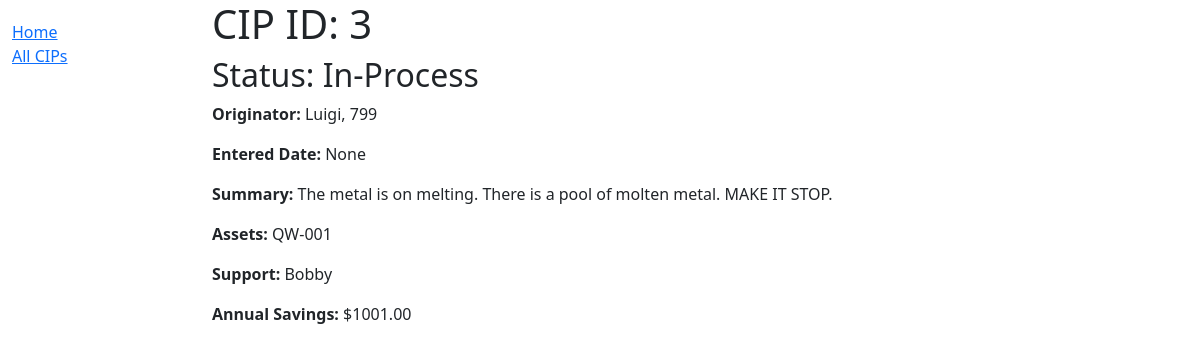
The app's page /catalog/cip/3 with its own data.
### catalog/models.py (models this page shows, shortened)
class cipIdea(models.Model):
    originator = models.ForeignKey(Associate, on_delete=models.PROTECT, related_name='originator')
    entered_date = models.DateField(auto_now_add=True)
    assets = models.ForeignKey(Asset, on_delete=models.PROTECT, help_text="Enter the asset related to the CIP Idea", null=True)
    status = models.ForeignKey(Status, on_delete=models.PROTECT)
    completed_date = models.DateField(blank=True, null=True)
    summary = models.TextField( help_text="Enter the summary of the CIP idea")
    eng_support = models.ForeignKey(Associate, on_delete=models.PROTECT, related_name='supporter')
    annual_savings = models.DecimalField(max_digits=8, decimal_places=2)

class Status(models.Model):
    WORK_STATUS = (
        ('i', 'In-Process'),
        ('c', 'Completed'),
        ('d', 'Deferred'),
    )
    status = models.CharField(
        max_length=1,
        choices=WORK_STATUS,
        blank=False,
        default='i',
        help_text='Enter a status for CIP',
    )

class Associate(models.Model):
    emp_id = models.PositiveIntegerField(help_text='Enter the employees ID number', unique=True)
    first_name = models.CharField(max_length=30, help_text="Enter in the associate's first name")
    last_name = models.CharField(max_length=30, help_text="Enter in the associate's last name",
                                 blank=True, null=True)
    dept = models.ForeignKey('Dept', on_delete=models.PROTECT, null=True)

class Asset(models.Model):
    asset_num = models.CharField(max_length=20, help_text='Enter the asset number', unique=True)
    dept = models.ForeignKey('Dept', on_delete=models.PROTECT, null=True, blank=False)

### catalog/views.py (the view)
# urls.py: re_path(r'^cip/(?P<pk>\d+)$', views.CIPDetailView.as_view(), name='cip-detail'),
class CIPDetailView(generic.DetailView):
    model = cipIdea
    context_object_name = 'cip_detail'
    template_name = 'catalog/cipidea_detail.html'

### catalog/templates/catalog/cipidea_detail.html
{% extends "base_generic.html" %}
{% block content %}
    {% if cip_detail %}
        <h1>CIP ID: {{ cip_detail.id }}</h1>
        <h2>Status: {{ cip_detail.status.get_status_display   }}</h2>
        <p><strong>Originator:</strong> {{ cip_detail.originator.first_name}}, {{ cip_detail.originator.emp_id }}</p>
        <p><strong>Entered Date:</strong> {{ cip_detail.completed_date }}</p>
        <p><strong>Summary:</strong> {{ cip_detail.summary }}</p>
        <p><strong>Assets:</strong> {{ cip_detail.assets.asset_num }}</p>
        <p><strong>Support:</strong> {{ cip_detail.eng_support.first_name }}</p>
        <p><strong>Annual Savings:</strong> ${{ cip_detail.annual_savings }}</p>
    {% else %}
        <p>There are not details for this CIP.</p>
    {% endif %}
{% endblock %}

### records on screen
cipIdea: status.status "In-Process", originator.first_name "Luigi", originator.emp_id "799", completed_date "None", summary "The metal is on melting. There is a pool of molten metal. MAKE IT STOP.", assets.asset_num "QW-001", eng_support.first_name "Bobby", annual_savings "1001.00"
